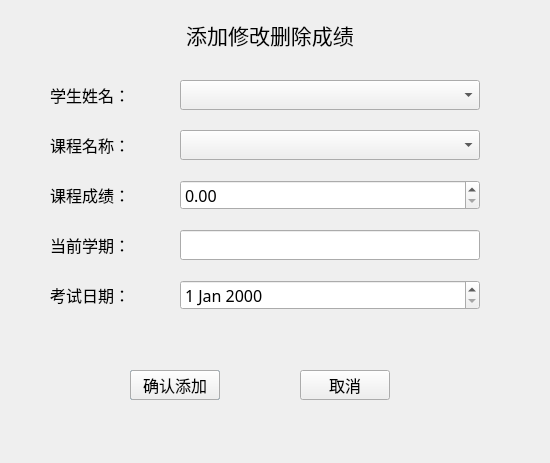
<?xml version="1.0" encoding="UTF-8"?>
<ui version="4.0">
 <class>GradeDialog</class>
 <widget class="QDialog" name="GradeDialog">
  <property name="geometry">
   <rect>
    <x>0</x>
    <y>0</y>
    <width>550</width>
    <height>463</height>
   </rect>
  </property>
  <property name="font">
   <font>
    <family>宋体</family>
    <pointsize>12</pointsize>
   </font>
  </property>
  <property name="windowTitle">
   <string>Dialog</string>
  </property>
  <widget class="QPushButton" name="pushButton_delete">
   <property name="geometry">
    <rect>
     <x>130</x>
     <y>370</y>
     <width>90</width>
     <height>30</height>
    </rect>
   </property>
   <property name="minimumSize">
    <size>
     <width>90</width>
     <height>30</height>
    </size>
   </property>
   <property name="maximumSize">
    <size>
     <width>90</width>
     <height>30</height>
    </size>
   </property>
   <property name="font">
    <font>
     <family>宋体</family>
     <pointsize>12</pointsize>
    </font>
   </property>
   <property name="text">
    <string>确认删除</string>
   </property>
  </widget>
  <widget class="QPushButton" name="pushButton_save">
   <property name="geometry">
    <rect>
     <x>130</x>
     <y>370</y>
     <width>90</width>
     <height>30</height>
    </rect>
   </property>
   <property name="minimumSize">
    <size>
     <width>90</width>
     <height>30</height>
    </size>
   </property>
   <property name="maximumSize">
    <size>
     <width>90</width>
     <height>30</height>
    </size>
   </property>
   <property name="font">
    <font>
     <family>宋体</family>
     <pointsize>12</pointsize>
    </font>
   </property>
   <property name="text">
    <string>确认添加</string>
   </property>
  </widget>
  <widget class="QPushButton" name="pushButton_cancel">
   <property name="geometry">
    <rect>
     <x>300</x>
     <y>370</y>
     <width>90</width>
     <height>30</height>
    </rect>
   </property>
   <property name="minimumSize">
    <size>
     <width>90</width>
     <height>30</height>
    </size>
   </property>
   <property name="maximumSize">
    <size>
     <width>90</width>
     <height>30</height>
    </size>
   </property>
   <property name="font">
    <font>
     <family>宋体</family>
     <pointsize>12</pointsize>
    </font>
   </property>
   <property name="text">
    <string>取消</string>
   </property>
  </widget>
  <widget class="QComboBox" name="comboBox_student">
   <property name="geometry">
    <rect>
     <x>180</x>
     <y>80</y>
     <width>300</width>
     <height>30</height>
    </rect>
   </property>
   <property name="minimumSize">
    <size>
     <width>300</width>
     <height>30</height>
    </size>
   </property>
   <property name="maximumSize">
    <size>
     <width>300</width>
     <height>30</height>
    </size>
   </property>
  </widget>
  <widget class="QComboBox" name="comboBox_subject">
   <property name="geometry">
    <rect>
     <x>180</x>
     <y>130</y>
     <width>300</width>
     <height>30</height>
    </rect>
   </property>
   <property name="minimumSize">
    <size>
     <width>300</width>
     <height>30</height>
    </size>
   </property>
   <property name="maximumSize">
    <size>
     <width>300</width>
     <height>30</height>
    </size>
   </property>
  </widget>
  <widget class="QLabel" name="label">
   <property name="geometry">
    <rect>
     <x>50</x>
     <y>80</y>
     <width>90</width>
     <height>30</height>
    </rect>
   </property>
   <property name="minimumSize">
    <size>
     <width>90</width>
     <height>30</height>
    </size>
   </property>
   <property name="maximumSize">
    <size>
     <width>90</width>
     <height>30</height>
    </size>
   </property>
   <property name="text">
    <string>学生姓名：</string>
   </property>
  </widget>
  <widget class="QLabel" name="label_2">
   <property name="geometry">
    <rect>
     <x>50</x>
     <y>130</y>
     <width>90</width>
     <height>30</height>
    </rect>
   </property>
   <property name="minimumSize">
    <size>
     <width>90</width>
     <height>30</height>
    </size>
   </property>
   <property name="maximumSize">
    <size>
     <width>90</width>
     <height>30</height>
    </size>
   </property>
   <property name="text">
    <string>课程名称：</string>
   </property>
  </widget>
  <widget class="QLabel" name="label_3">
   <property name="geometry">
    <rect>
     <x>50</x>
     <y>230</y>
     <width>90</width>
     <height>30</height>
    </rect>
   </property>
   <property name="minimumSize">
    <size>
     <width>90</width>
     <height>30</height>
    </size>
   </property>
   <property name="maximumSize">
    <size>
     <width>90</width>
     <height>30</height>
    </size>
   </property>
   <property name="text">
    <string>当前学期：</string>
   </property>
  </widget>
  <widget class="QLineEdit" name="lineEdit_semester">
   <property name="geometry">
    <rect>
     <x>180</x>
     <y>230</y>
     <width>300</width>
     <height>30</height>
    </rect>
   </property>
   <property name="minimumSize">
    <size>
     <width>300</width>
     <height>30</height>
    </size>
   </property>
   <property name="maximumSize">
    <size>
     <width>300</width>
     <height>30</height>
    </size>
   </property>
  </widget>
  <widget class="QLabel" name="label_4">
   <property name="geometry">
    <rect>
     <x>50</x>
     <y>180</y>
     <width>90</width>
     <height>30</height>
    </rect>
   </property>
   <property name="minimumSize">
    <size>
     <width>90</width>
     <height>30</height>
    </size>
   </property>
   <property name="maximumSize">
    <size>
     <width>90</width>
     <height>30</height>
    </size>
   </property>
   <property name="text">
    <string>课程成绩：</string>
   </property>
  </widget>
  <widget class="QDoubleSpinBox" name="doubleSpinBox_score">
   <property name="geometry">
    <rect>
     <x>180</x>
     <y>180</y>
     <width>300</width>
     <height>30</height>
    </rect>
   </property>
   <property name="minimumSize">
    <size>
     <width>300</width>
     <height>30</height>
    </size>
   </property>
   <property name="maximumSize">
    <size>
     <width>300</width>
     <height>30</height>
    </size>
   </property>
  </widget>
  <widget class="QDateEdit" name="dateEdit_examDate">
   <property name="geometry">
    <rect>
     <x>180</x>
     <y>280</y>
     <width>300</width>
     <height>30</height>
    </rect>
   </property>
   <property name="minimumSize">
    <size>
     <width>300</width>
     <height>30</height>
    </size>
   </property>
   <property name="maximumSize">
    <size>
     <width>300</width>
     <height>30</height>
    </size>
   </property>
  </widget>
  <widget class="QLabel" name="label_5">
   <property name="geometry">
    <rect>
     <x>50</x>
     <y>280</y>
     <width>90</width>
     <height>30</height>
    </rect>
   </property>
   <property name="minimumSize">
    <size>
     <width>90</width>
     <height>30</height>
    </size>
   </property>
   <property name="maximumSize">
    <size>
     <width>90</width>
     <height>30</height>
    </size>
   </property>
   <property name="text">
    <string>考试日期：</string>
   </property>
  </widget>
  <widget class="QLabel" name="label_6">
   <property name="geometry">
    <rect>
     <x>120</x>
     <y>20</y>
     <width>300</width>
     <height>30</height>
    </rect>
   </property>
   <property name="minimumSize">
    <size>
     <width>300</width>
     <height>30</height>
    </size>
   </property>
   <property name="maximumSize">
    <size>
     <width>300</width>
     <height>30</height>
    </size>
   </property>
   <property name="font">
    <font>
     <family>宋体</family>
     <pointsize>16</pointsize>
    </font>
   </property>
   <property name="text">
    <string>添加修改删除成绩</string>
   </property>
   <property name="alignment">
    <set>Qt::AlignmentFlag::AlignCenter</set>
   </property>
  </widget>
 </widget>
 <tabstops>
  <tabstop>comboBox_student</tabstop>
  <tabstop>comboBox_subject</tabstop>
  <tabstop>doubleSpinBox_score</tabstop>
  <tabstop>lineEdit_semester</tabstop>
  <tabstop>dateEdit_examDate</tabstop>
  <tabstop>pushButton_save</tabstop>
  <tabstop>pushButton_delete</tabstop>
  <tabstop>pushButton_cancel</tabstop>
 </tabstops>
 <resources/>
 <connections/>
</ui>
